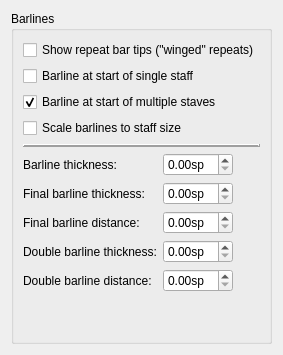
     <widget class="QWidget" name="Page6">
      <layout class="QVBoxLayout" name="verticalLayout_17">
       <property name="spacing">
        <number>0</number>
       </property>
       <item>
        <widget class="QGroupBox" name="groupBox_8">
         <property name="title">
          <string>Barlines</string>
         </property>
         <layout class="QVBoxLayout" name="verticalLayout_26">
          <item>
           <layout class="QVBoxLayout" name="verticalLayout_25">
            <item>
             <widget class="QCheckBox" name="showRepeatBarTips">
              <property name="text">
               <string>Show repeat bar tips (&quot;winged&quot; repeats)</string>
              </property>
             </widget>
            </item>
            <item>
             <widget class="QCheckBox" name="showStartBarlineSingle">
              <property name="text">
               <string>Barline at start of single staff</string>
              </property>
             </widget>
            </item>
            <item>
             <widget class="QCheckBox" name="showStartBarlineMultiple">
              <property name="text">
               <string>Barline at start of multiple staves</string>
              </property>
              <property name="checked">
               <bool>true</bool>
              </property>
             </widget>
            </item>
            <item>
             <widget class="QCheckBox" name="scaleBarlines">
              <property name="text">
               <string>Scale barlines to staff size</string>
              </property>
             </widget>
            </item>
           </layout>
          </item>
          <item>
           <widget class="QFrame" name="frame">
            <property name="sizePolicy">
             <sizepolicy hsizetype="Expanding" vsizetype="Fixed">
              <horstretch>0</horstretch>
              <verstretch>0</verstretch>
             </sizepolicy>
            </property>
            <property name="frameShape">
             <enum>QFrame::HLine</enum>
            </property>
            <property name="frameShadow">
             <enum>QFrame::Raised</enum>
            </property>
            <property name="lineWidth">
             <number>2</number>
            </property>
           </widget>
          </item>
          <item>
           <layout class="QFormLayout" name="formLayout_2">
            <property name="fieldGrowthPolicy">
             <enum>QFormLayout::ExpandingFieldsGrow</enum>
            </property>
            <item row="0" column="0">
             <widget class="QLabel" name="label_82">
              <property name="text">
               <string>Barline thickness:</string>
              </property>
              <property name="buddy">
               <cstring>barWidth</cstring>
              </property>
             </widget>
            </item>
            <item row="0" column="1">
             <widget class="QDoubleSpinBox" name="barWidth">
              <property name="suffix">
               <string>sp</string>
              </property>
              <property name="singleStep">
               <double>0.010000000000000</double>
              </property>
             </widget>
            </item>
            <item row="1" column="0">
             <widget class="QLabel" name="label_83">
              <property name="text">
               <string>Final barline thickness:</string>
              </property>
              <property name="buddy">
               <cstring>endBarWidth</cstring>
              </property>
             </widget>
            </item>
            <item row="1" column="1">
             <widget class="QDoubleSpinBox" name="endBarWidth">
              <property name="suffix">
               <string>sp</string>
              </property>
              <property name="singleStep">
               <double>0.010000000000000</double>
              </property>
             </widget>
            </item>
            <item row="2" column="0">
             <widget class="QLabel" name="label_84">
              <property name="text">
               <string>Final barline distance:</string>
              </property>
              <property name="buddy">
               <cstring>endBarDistance</cstring>
              </property>
             </widget>
            </item>
            <item row="2" column="1">
             <widget class="QDoubleSpinBox" name="endBarDistance">
              <property name="suffix">
               <string>sp</string>
              </property>
              <property name="singleStep">
               <double>0.010000000000000</double>
              </property>
             </widget>
            </item>
            <item row="3" column="0">
             <widget class="QLabel" name="label_85">
              <property name="text">
               <string>Double barline thickness:</string>
              </property>
              <property name="buddy">
               <cstring>doubleBarWidth</cstring>
              </property>
             </widget>
            </item>
            <item row="3" column="1">
             <widget class="QDoubleSpinBox" name="doubleBarWidth">
              <property name="suffix">
               <string>sp</string>
              </property>
              <property name="singleStep">
               <double>0.010000000000000</double>
              </property>
             </widget>
            </item>
            <item row="4" column="0">
             <widget class="QLabel" name="label_86">
              <property name="text">
               <string>Double barline distance:</string>
              </property>
              <property name="buddy">
               <cstring>doubleBarDistance</cstring>
              </property>
             </widget>
            </item>
            <item row="4" column="1">
             <widget class="QDoubleSpinBox" name="doubleBarDistance">
              <property name="suffix">
               <string>sp</string>
              </property>
              <property name="singleStep">
               <double>0.010000000000000</double>
              </property>
             </widget>
            </item>
           </layout>
          </item>
          <item>
           <spacer name="verticalSpacer_12">
            <property name="orientation">
             <enum>Qt::Vertical</enum>
            </property>
            <property name="sizeHint" stdset="0">
             <size>
              <width>20</width>
              <height>40</height>
             </size>
            </property>
           </spacer>
          </item>
         </layout>
        </widget>
       </item>
      </layout>
     </widget>
